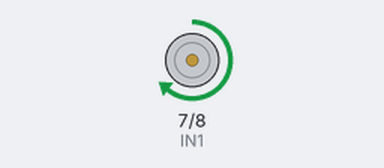
A sketch run on a simulated Arduino Uno, built with avr-gcc and run on an emulated ATmega328P. On the bench: motor-driver pin pairs drawn as motors (green arrow = first pin HIGH = forward, orange = second pin HIGH = backward, longer = more drive, scaled by the enable pin).

Above: at 0.1 s.
At 0.9 s:
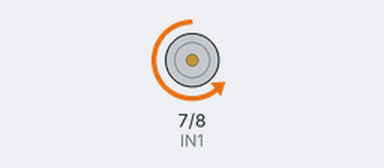
At 1.7 s:
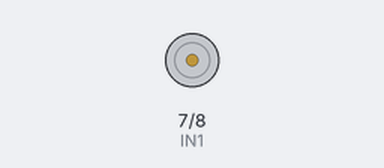
Timing chart, 0 to 3.2 s (numbered marks = the images above):
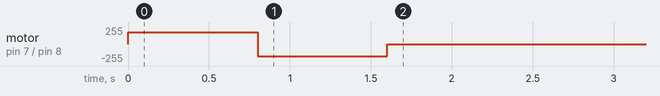

The sketch:

dos-ej-motor.ino
```cpp
// Ejemplo: una función para el motor izquierdo con dos parámetros.
// sentido: 1 adelante, -1 atrás, 0 parado.
const int IN1 = 7;
const int IN2 = 8;
const int ENA = 5;

void motorIzquierdo(int sentido, int velocidad) {
  digitalWrite(IN1, sentido == 1 ? HIGH : LOW);
  digitalWrite(IN2, sentido == -1 ? HIGH : LOW);
  analogWrite(ENA, velocidad);
}

void setup() {
  pinMode(IN1, OUTPUT);
  pinMode(IN2, OUTPUT);
  motorIzquierdo(1, 180);
  delay(800);
  motorIzquierdo(-1, 180);
  delay(800);
  motorIzquierdo(0, 0);
}

void loop() { }
```
